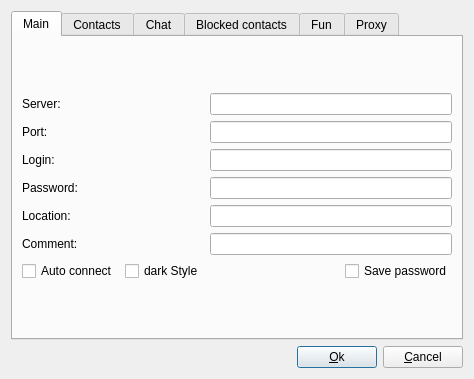
<?xml version="1.0" encoding="UTF-8"?>
<ui version="4.0">
 <class>Options</class>
 <widget class="QDialog" name="Options">
  <property name="windowModality">
   <enum>Qt::NonModal</enum>
  </property>
  <property name="geometry">
   <rect>
    <x>0</x>
    <y>0</y>
    <width>474</width>
    <height>379</height>
   </rect>
  </property>
  <property name="windowTitle">
   <string>Options</string>
  </property>
  <layout class="QGridLayout" name="gridLayout_2">
   <item row="0" column="0">
    <layout class="QGridLayout" name="gridLayout">
     <item row="1" column="0">
      <spacer name="horizontalSpacer">
       <property name="orientation">
        <enum>Qt::Horizontal</enum>
       </property>
       <property name="sizeHint" stdset="0">
        <size>
         <width>238</width>
         <height>20</height>
        </size>
       </property>
      </spacer>
     </item>
     <item row="1" column="1">
      <widget class="QPushButton" name="okPushButton">
       <property name="text">
        <string>&amp;Ok</string>
       </property>
      </widget>
     </item>
     <item row="1" column="2">
      <widget class="QPushButton" name="cancelPushButton">
       <property name="text">
        <string>&amp;Cancel</string>
       </property>
      </widget>
     </item>
     <item row="0" column="0" colspan="3">
      <widget class="QTabWidget" name="tabWidget">
       <property name="styleSheet">
        <string notr="true"/>
       </property>
       <property name="currentIndex">
        <number>0</number>
       </property>
       <widget class="OptionsMainWidget" name="mainWidget">
        <attribute name="title">
         <string>Main</string>
        </attribute>
        <layout class="QGridLayout" name="gridLayout_4">
         <item row="0" column="0">
          <layout class="QGridLayout" name="gridLayout_3">
           <item row="0" column="0">
            <widget class="QLabel" name="serverLabel">
             <property name="text">
              <string>Server:</string>
             </property>
            </widget>
           </item>
           <item row="0" column="1" colspan="2">
            <spacer name="horizontalSpacer_2">
             <property name="orientation">
              <enum>Qt::Horizontal</enum>
             </property>
             <property name="sizeHint" stdset="0">
              <size>
               <width>88</width>
               <height>20</height>
              </size>
             </property>
            </spacer>
           </item>
           <item row="0" column="3" colspan="2">
            <widget class="QLineEdit" name="serverLineEdit">
             <property name="text">
              <string/>
             </property>
            </widget>
           </item>
           <item row="1" column="0">
            <widget class="QLabel" name="portLabel">
             <property name="text">
              <string>Port:</string>
             </property>
            </widget>
           </item>
           <item row="1" column="1" colspan="2">
            <spacer name="horizontalSpacer_3">
             <property name="orientation">
              <enum>Qt::Horizontal</enum>
             </property>
             <property name="sizeHint" stdset="0">
              <size>
               <width>88</width>
               <height>20</height>
              </size>
             </property>
            </spacer>
           </item>
           <item row="1" column="3" colspan="2">
            <widget class="QLineEdit" name="portLineEdit">
             <property name="text">
              <string/>
             </property>
            </widget>
           </item>
           <item row="2" column="0">
            <widget class="QLabel" name="loginLabel">
             <property name="text">
              <string>Login:</string>
             </property>
            </widget>
           </item>
           <item row="2" column="1" colspan="2">
            <spacer name="horizontalSpacer_4">
             <property name="orientation">
              <enum>Qt::Horizontal</enum>
             </property>
             <property name="sizeHint" stdset="0">
              <size>
               <width>88</width>
               <height>20</height>
              </size>
             </property>
            </spacer>
           </item>
           <item row="3" column="0">
            <widget class="QLabel" name="passwordLabel">
             <property name="text">
              <string>Password:</string>
             </property>
            </widget>
           </item>
           <item row="2" column="3" colspan="2">
            <widget class="QLineEdit" name="loginLineEdit"/>
           </item>
           <item row="4" column="0">
            <widget class="QLabel" name="locationLabel">
             <property name="text">
              <string>Location:</string>
             </property>
            </widget>
           </item>
           <item row="3" column="1" colspan="2">
            <spacer name="horizontalSpacer_5">
             <property name="orientation">
              <enum>Qt::Horizontal</enum>
             </property>
             <property name="sizeHint" stdset="0">
              <size>
               <width>88</width>
               <height>20</height>
              </size>
             </property>
            </spacer>
           </item>
           <item row="4" column="3" colspan="2">
            <widget class="QLineEdit" name="locationLineEdit">
             <property name="text">
              <string/>
             </property>
            </widget>
           </item>
           <item row="3" column="3" colspan="2">
            <widget class="QLineEdit" name="passwordLineEdit">
             <property name="echoMode">
              <enum>QLineEdit::Password</enum>
             </property>
            </widget>
           </item>
           <item row="5" column="0">
            <widget class="QLabel" name="commentLabel">
             <property name="text">
              <string>Comment:</string>
             </property>
            </widget>
           </item>
           <item row="4" column="1" colspan="2">
            <spacer name="horizontalSpacer_6">
             <property name="orientation">
              <enum>Qt::Horizontal</enum>
             </property>
             <property name="sizeHint" stdset="0">
              <size>
               <width>88</width>
               <height>20</height>
              </size>
             </property>
            </spacer>
           </item>
           <item row="5" column="3" colspan="2">
            <widget class="QLineEdit" name="commentLineEdit">
             <property name="text">
              <string/>
             </property>
            </widget>
           </item>
           <item row="6" column="0" colspan="2">
            <widget class="QCheckBox" name="autoConnectCheckBox">
             <property name="text">
              <string>Auto connect</string>
             </property>
            </widget>
           </item>
           <item row="5" column="1" colspan="2">
            <spacer name="horizontalSpacer_7">
             <property name="orientation">
              <enum>Qt::Horizontal</enum>
             </property>
             <property name="sizeHint" stdset="0">
              <size>
               <width>88</width>
               <height>20</height>
              </size>
             </property>
            </spacer>
           </item>
           <item row="6" column="4">
            <widget class="QCheckBox" name="savePasswordCheckBox">
             <property name="text">
              <string>Save password</string>
             </property>
            </widget>
           </item>
           <item row="6" column="2">
            <widget class="QCheckBox" name="darkTheme">
             <property name="text">
              <string>dark Style</string>
             </property>
            </widget>
           </item>
           <item row="6" column="3">
            <spacer name="horizontalSpacer_8">
             <property name="orientation">
              <enum>Qt::Horizontal</enum>
             </property>
             <property name="sizeHint" stdset="0">
              <size>
               <width>88</width>
               <height>20</height>
              </size>
             </property>
            </spacer>
           </item>
          </layout>
         </item>
        </layout>
       </widget>
       <widget class="OptionsContactsWidget" name="contactsWidget">
        <attribute name="title">
         <string>Contacts</string>
        </attribute>
        <widget class="QComboBox" name="contactDoubleClikingBehaviorComboBox">
         <property name="geometry">
          <rect>
           <x>200</x>
           <y>50</y>
           <width>171</width>
           <height>31</height>
          </rect>
         </property>
         <item>
          <property name="text">
           <string>Expand contact</string>
          </property>
         </item>
         <item>
          <property name="text">
           <string>Open conversation</string>
          </property>
         </item>
         <item>
          <property name="text">
           <string>Expand and Open</string>
          </property>
         </item>
         <item>
          <property name="text">
           <string>Toggle portrait type</string>
          </property>
         </item>
        </widget>
        <widget class="QLabel" name="label">
         <property name="geometry">
          <rect>
           <x>10</x>
           <y>20</y>
           <width>251</width>
           <height>17</height>
          </rect>
         </property>
         <property name="text">
          <string>Behavior on contact double cliking:</string>
         </property>
        </widget>
        <widget class="QLabel" name="label_2">
         <property name="geometry">
          <rect>
           <x>10</x>
           <y>100</y>
           <width>181</width>
           <height>17</height>
          </rect>
         </property>
         <property name="text">
          <string>Contacts path:</string>
         </property>
        </widget>
        <widget class="QLineEdit" name="contactsPathLineEdit">
         <property name="geometry">
          <rect>
           <x>10</x>
           <y>130</y>
           <width>361</width>
           <height>27</height>
          </rect>
         </property>
         <property name="readOnly">
          <bool>true</bool>
         </property>
        </widget>
       </widget>
       <widget class="OptionsChatWidget" name="chatWidget">
        <attribute name="title">
         <string>Chat</string>
        </attribute>
        <widget class="QCheckBox" name="notifyTypingCheckBox">
         <property name="geometry">
          <rect>
           <x>20</x>
           <y>20</y>
           <width>341</width>
           <height>23</height>
          </rect>
         </property>
         <property name="text">
          <string>Notify contacts when you are typing</string>
         </property>
        </widget>
        <widget class="QCheckBox" name="chatEscapeCheckBox">
         <property name="geometry">
          <rect>
           <x>20</x>
           <y>50</y>
           <width>341</width>
           <height>23</height>
          </rect>
         </property>
         <property name="text">
          <string>Close chat window with escape key</string>
         </property>
        </widget>
        <widget class="QCheckBox" name="smileysCheckBox">
         <property name="geometry">
          <rect>
           <x>20</x>
           <y>80</y>
           <width>341</width>
           <height>23</height>
          </rect>
         </property>
         <property name="text">
          <string>Enable smileys on chat windows</string>
         </property>
         <property name="icon">
          <iconset resource="../Images.qrc">
           <normaloff>:/images/grin.png</normaloff>:/images/grin.png</iconset>
         </property>
        </widget>
        <widget class="QComboBox" name="autoReplyComboBox">
         <property name="geometry">
          <rect>
           <x>10</x>
           <y>220</y>
           <width>131</width>
           <height>27</height>
          </rect>
         </property>
         <item>
          <property name="text">
           <string>Locked</string>
          </property>
          <property name="icon">
           <iconset resource="../Images.qrc">
            <normaloff>:/images/lock.png</normaloff>:/images/lock.png</iconset>
          </property>
         </item>
         <item>
          <property name="text">
           <string>Away</string>
          </property>
          <property name="icon">
           <iconset resource="../Images.qrc">
            <normaloff>:/images/away.png</normaloff>:/images/away.png</iconset>
          </property>
         </item>
         <item>
          <property name="text">
           <string>Server</string>
          </property>
          <property name="icon">
           <iconset resource="../Images.qrc">
            <normaloff>:/images/server.png</normaloff>:/images/server.png</iconset>
          </property>
         </item>
        </widget>
        <widget class="QLineEdit" name="autoReplyLineEdit">
         <property name="geometry">
          <rect>
           <x>150</x>
           <y>220</y>
           <width>211</width>
           <height>26</height>
          </rect>
         </property>
         <property name="maxLength">
          <number>300</number>
         </property>
        </widget>
        <widget class="QLabel" name="autoReplyLabel">
         <property name="geometry">
          <rect>
           <x>20</x>
           <y>190</y>
           <width>341</width>
           <height>18</height>
          </rect>
         </property>
         <property name="text">
          <string>Auto reply on this state:</string>
         </property>
        </widget>
        <widget class="QCheckBox" name="notifyStateCheckBox">
         <property name="geometry">
          <rect>
           <x>20</x>
           <y>140</y>
           <width>341</width>
           <height>22</height>
          </rect>
         </property>
         <property name="text">
          <string>Notify on contacts state change</string>
         </property>
        </widget>
        <widget class="QCheckBox" name="notifyMsgCheckBox">
         <property name="geometry">
          <rect>
           <x>20</x>
           <y>110</y>
           <width>341</width>
           <height>22</height>
          </rect>
         </property>
         <property name="text">
          <string>Notify when you receive a message</string>
         </property>
        </widget>
       </widget>
       <widget class="OptionsBlockedWidget" name="blockedWidget">
        <attribute name="title">
         <string>Blocked contacts</string>
        </attribute>
        <widget class="QListWidget" name="listWidget">
         <property name="geometry">
          <rect>
           <x>20</x>
           <y>10</y>
           <width>341</width>
           <height>201</height>
          </rect>
         </property>
         <property name="alternatingRowColors">
          <bool>true</bool>
         </property>
         <property name="selectionMode">
          <enum>QAbstractItemView::ExtendedSelection</enum>
         </property>
         <property name="selectionRectVisible">
          <bool>false</bool>
         </property>
         <property name="sortingEnabled">
          <bool>true</bool>
         </property>
        </widget>
        <widget class="QPushButton" name="addButton">
         <property name="geometry">
          <rect>
           <x>10</x>
           <y>220</y>
           <width>92</width>
           <height>28</height>
          </rect>
         </property>
         <property name="text">
          <string>&amp;Add</string>
         </property>
        </widget>
        <widget class="QPushButton" name="deleteButton">
         <property name="enabled">
          <bool>false</bool>
         </property>
         <property name="geometry">
          <rect>
           <x>140</x>
           <y>220</y>
           <width>92</width>
           <height>28</height>
          </rect>
         </property>
         <property name="text">
          <string>&amp;Delete</string>
         </property>
        </widget>
        <widget class="QPushButton" name="deleteAllButton">
         <property name="enabled">
          <bool>false</bool>
         </property>
         <property name="geometry">
          <rect>
           <x>270</x>
           <y>220</y>
           <width>92</width>
           <height>28</height>
          </rect>
         </property>
         <property name="text">
          <string>Delete all</string>
         </property>
        </widget>
       </widget>
       <widget class="OptionsFunWidget" name="funWidget">
        <attribute name="title">
         <string>Fun</string>
        </attribute>
        <widget class="QRadioButton" name="nothingRadioButton">
         <property name="geometry">
          <rect>
           <x>20</x>
           <y>50</y>
           <width>341</width>
           <height>22</height>
          </rect>
         </property>
         <property name="text">
          <string>Nothing</string>
         </property>
         <property name="checked">
          <bool>true</bool>
         </property>
        </widget>
        <widget class="QRadioButton" name="vdmRadioButton">
         <property name="geometry">
          <rect>
           <x>20</x>
           <y>80</y>
           <width>341</width>
           <height>31</height>
          </rect>
         </property>
         <property name="text">
          <string>Vie de merde</string>
         </property>
         <property name="icon">
          <iconset resource="../Images.qrc">
           <normaloff>:/images/vdm.png</normaloff>:/images/vdm.png</iconset>
         </property>
         <property name="iconSize">
          <size>
           <width>32</width>
           <height>32</height>
          </size>
         </property>
        </widget>
        <widget class="QRadioButton" name="cnfRadioButton">
         <property name="geometry">
          <rect>
           <x>20</x>
           <y>120</y>
           <width>351</width>
           <height>31</height>
          </rect>
         </property>
         <property name="text">
          <string>Chuck Norris facts</string>
         </property>
         <property name="icon">
          <iconset resource="../Images.qrc">
           <normaloff>:/images/chucknorris.png</normaloff>:/images/chucknorris.png</iconset>
         </property>
         <property name="iconSize">
          <size>
           <width>32</width>
           <height>32</height>
          </size>
         </property>
        </widget>
        <widget class="QLabel" name="startwithLabel">
         <property name="geometry">
          <rect>
           <x>20</x>
           <y>20</y>
           <width>341</width>
           <height>17</height>
          </rect>
         </property>
         <property name="text">
          <string>QNetSoul starts with...</string>
         </property>
        </widget>
       </widget>
       <widget class="OptionsProxyWidget" name="proxyWidget">
        <attribute name="title">
         <string>Proxy</string>
        </attribute>
        <widget class="QLabel" name="proxyLoginLabel">
         <property name="geometry">
          <rect>
           <x>10</x>
           <y>120</y>
           <width>171</width>
           <height>21</height>
          </rect>
         </property>
         <property name="text">
          <string>Login:</string>
         </property>
        </widget>
        <widget class="QLabel" name="proxyPortLabel">
         <property name="geometry">
          <rect>
           <x>10</x>
           <y>90</y>
           <width>171</width>
           <height>21</height>
          </rect>
         </property>
         <property name="text">
          <string>Port:</string>
         </property>
        </widget>
        <widget class="QLineEdit" name="proxyPasswordLineEdit">
         <property name="enabled">
          <bool>false</bool>
         </property>
         <property name="geometry">
          <rect>
           <x>190</x>
           <y>150</y>
           <width>171</width>
           <height>24</height>
          </rect>
         </property>
         <property name="echoMode">
          <enum>QLineEdit::Password</enum>
         </property>
        </widget>
        <widget class="QLineEdit" name="proxyLineEdit">
         <property name="enabled">
          <bool>false</bool>
         </property>
         <property name="geometry">
          <rect>
           <x>190</x>
           <y>60</y>
           <width>171</width>
           <height>24</height>
          </rect>
         </property>
         <property name="text">
          <string/>
         </property>
        </widget>
        <widget class="QLabel" name="proxyLabel">
         <property name="geometry">
          <rect>
           <x>10</x>
           <y>60</y>
           <width>171</width>
           <height>21</height>
          </rect>
         </property>
         <property name="text">
          <string>Proxy:</string>
         </property>
        </widget>
        <widget class="QLineEdit" name="proxyPortLineEdit">
         <property name="enabled">
          <bool>false</bool>
         </property>
         <property name="geometry">
          <rect>
           <x>190</x>
           <y>94</y>
           <width>171</width>
           <height>20</height>
          </rect>
         </property>
         <property name="text">
          <string/>
         </property>
        </widget>
        <widget class="QLineEdit" name="proxyLoginLineEdit">
         <property name="enabled">
          <bool>false</bool>
         </property>
         <property name="geometry">
          <rect>
           <x>190</x>
           <y>120</y>
           <width>171</width>
           <height>24</height>
          </rect>
         </property>
        </widget>
        <widget class="QLabel" name="proxyPasswordLabel">
         <property name="geometry">
          <rect>
           <x>10</x>
           <y>150</y>
           <width>171</width>
           <height>21</height>
          </rect>
         </property>
         <property name="text">
          <string>Password:</string>
         </property>
        </widget>
        <widget class="QCheckBox" name="proxyCheckBox">
         <property name="geometry">
          <rect>
           <x>90</x>
           <y>20</y>
           <width>171</width>
           <height>23</height>
          </rect>
         </property>
         <property name="text">
          <string>use proxy connection</string>
         </property>
        </widget>
       </widget>
      </widget>
     </item>
    </layout>
   </item>
  </layout>
 </widget>
 <customwidgets>
  <customwidget>
   <class>OptionsMainWidget</class>
   <extends>QWidget</extends>
   <header>OptionsMainWidget.h</header>
   <container>1</container>
  </customwidget>
  <customwidget>
   <class>OptionsChatWidget</class>
   <extends>QWidget</extends>
   <header>OptionsChatWidget.h</header>
   <container>1</container>
  </customwidget>
  <customwidget>
   <class>OptionsBlockedWidget</class>
   <extends>QWidget</extends>
   <header>OptionsBlockedWidget.h</header>
   <container>1</container>
  </customwidget>
  <customwidget>
   <class>OptionsFunWidget</class>
   <extends>QWidget</extends>
   <header>OptionsFunWidget.h</header>
   <container>1</container>
  </customwidget>
  <customwidget>
   <class>OptionsProxyWidget</class>
   <extends>QWidget</extends>
   <header>OptionsProxyWidget.h</header>
   <container>1</container>
  </customwidget>
  <customwidget>
   <class>OptionsContactsWidget</class>
   <extends>QWidget</extends>
   <header>OptionsContactsWidget.h</header>
   <container>1</container>
  </customwidget>
 </customwidgets>
 <tabstops>
  <tabstop>tabWidget</tabstop>
  <tabstop>serverLineEdit</tabstop>
  <tabstop>portLineEdit</tabstop>
  <tabstop>loginLineEdit</tabstop>
  <tabstop>passwordLineEdit</tabstop>
  <tabstop>locationLineEdit</tabstop>
  <tabstop>commentLineEdit</tabstop>
  <tabstop>autoConnectCheckBox</tabstop>
  <tabstop>savePasswordCheckBox</tabstop>
  <tabstop>proxyCheckBox</tabstop>
  <tabstop>proxyLineEdit</tabstop>
  <tabstop>proxyPortLineEdit</tabstop>
  <tabstop>proxyLoginLineEdit</tabstop>
  <tabstop>proxyPasswordLineEdit</tabstop>
  <tabstop>okPushButton</tabstop>
  <tabstop>cancelPushButton</tabstop>
  <tabstop>notifyTypingCheckBox</tabstop>
  <tabstop>chatEscapeCheckBox</tabstop>
  <tabstop>smileysCheckBox</tabstop>
  <tabstop>autoReplyComboBox</tabstop>
  <tabstop>autoReplyLineEdit</tabstop>
  <tabstop>listWidget</tabstop>
  <tabstop>addButton</tabstop>
  <tabstop>deleteButton</tabstop>
  <tabstop>deleteAllButton</tabstop>
 </tabstops>
 <resources>
  <include location="../Images.qrc"/>
 </resources>
 <connections>
  <connection>
   <sender>okPushButton</sender>
   <signal>clicked()</signal>
   <receiver>Options</receiver>
   <slot>accept()</slot>
   <hints>
    <hint type="sourcelabel">
     <x>270</x>
     <y>332</y>
    </hint>
    <hint type="destinationlabel">
     <x>135</x>
     <y>335</y>
    </hint>
   </hints>
  </connection>
  <connection>
   <sender>cancelPushButton</sender>
   <signal>clicked()</signal>
   <receiver>Options</receiver>
   <slot>reject()</slot>
   <hints>
    <hint type="sourcelabel">
     <x>337</x>
     <y>326</y>
    </hint>
    <hint type="destinationlabel">
     <x>227</x>
     <y>313</y>
    </hint>
   </hints>
  </connection>
  <connection>
   <sender>proxyCheckBox</sender>
   <signal>clicked(bool)</signal>
   <receiver>proxyLineEdit</receiver>
   <slot>setEnabled(bool)</slot>
   <hints>
    <hint type="sourcelabel">
     <x>196</x>
     <y>69</y>
    </hint>
    <hint type="destinationlabel">
     <x>202</x>
     <y>113</y>
    </hint>
   </hints>
  </connection>
  <connection>
   <sender>proxyCheckBox</sender>
   <signal>clicked(bool)</signal>
   <receiver>proxyPortLineEdit</receiver>
   <slot>setEnabled(bool)</slot>
   <hints>
    <hint type="sourcelabel">
     <x>169</x>
     <y>71</y>
    </hint>
    <hint type="destinationlabel">
     <x>218</x>
     <y>143</y>
    </hint>
   </hints>
  </connection>
  <connection>
   <sender>proxyCheckBox</sender>
   <signal>clicked(bool)</signal>
   <receiver>proxyLoginLineEdit</receiver>
   <slot>setEnabled(bool)</slot>
   <hints>
    <hint type="sourcelabel">
     <x>150</x>
     <y>78</y>
    </hint>
    <hint type="destinationlabel">
     <x>219</x>
     <y>171</y>
    </hint>
   </hints>
  </connection>
  <connection>
   <sender>proxyCheckBox</sender>
   <signal>clicked(bool)</signal>
   <receiver>proxyPasswordLineEdit</receiver>
   <slot>setEnabled(bool)</slot>
   <hints>
    <hint type="sourcelabel">
     <x>127</x>
     <y>76</y>
    </hint>
    <hint type="destinationlabel">
     <x>214</x>
     <y>203</y>
    </hint>
   </hints>
  </connection>
 </connections>
</ui>
